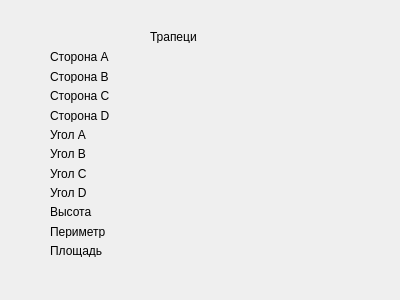
<?xml version="1.0" encoding="UTF-8"?>
<ui version="4.0">
 <class>ShowTrapezoid</class>
 <widget class="QDialog" name="ShowTrapezoid">
  <property name="geometry">
   <rect>
    <x>0</x>
    <y>0</y>
    <width>400</width>
    <height>300</height>
   </rect>
  </property>
  <property name="windowTitle">
   <string>Dialog</string>
  </property>
  <widget class="QLabel" name="label">
   <property name="geometry">
    <rect>
     <x>150</x>
     <y>30</y>
     <width>47</width>
     <height>13</height>
    </rect>
   </property>
   <property name="text">
    <string>Трапеция</string>
   </property>
  </widget>
  <widget class="QWidget" name="layoutWidget">
   <property name="geometry">
    <rect>
     <x>50</x>
     <y>50</y>
     <width>271</width>
     <height>207</height>
    </rect>
   </property>
   <layout class="QHBoxLayout" name="horizontalLayout">
    <item>
     <layout class="QVBoxLayout" name="verticalLayout">
      <item>
       <widget class="QLabel" name="label_2">
        <property name="text">
         <string>Сторона А</string>
        </property>
       </widget>
      </item>
      <item>
       <widget class="QLabel" name="label_3">
        <property name="text">
         <string>Сторона В</string>
        </property>
       </widget>
      </item>
      <item>
       <widget class="QLabel" name="label_4">
        <property name="text">
         <string>Сторона С</string>
        </property>
       </widget>
      </item>
      <item>
       <widget class="QLabel" name="label_5">
        <property name="text">
         <string>Сторона D</string>
        </property>
       </widget>
      </item>
      <item>
       <widget class="QLabel" name="label_12">
        <property name="text">
         <string>Угол A</string>
        </property>
       </widget>
      </item>
      <item>
       <widget class="QLabel" name="label_6">
        <property name="text">
         <string>Угол B</string>
        </property>
       </widget>
      </item>
      <item>
       <widget class="QLabel" name="label_7">
        <property name="text">
         <string>Угол C</string>
        </property>
       </widget>
      </item>
      <item>
       <widget class="QLabel" name="label_10">
        <property name="text">
         <string>Угол D</string>
        </property>
       </widget>
      </item>
      <item>
       <widget class="QLabel" name="label_8">
        <property name="text">
         <string>Высота</string>
        </property>
       </widget>
      </item>
      <item>
       <widget class="QLabel" name="label_9">
        <property name="text">
         <string>Периметр</string>
        </property>
       </widget>
      </item>
      <item>
       <widget class="QLabel" name="label_11">
        <property name="text">
         <string>Площадь</string>
        </property>
       </widget>
      </item>
     </layout>
    </item>
    <item>
     <layout class="QVBoxLayout" name="verticalLayout_2">
      <item>
       <widget class="QLabel" name="side_a">
        <property name="text">
         <string/>
        </property>
       </widget>
      </item>
      <item>
       <widget class="QLabel" name="side_b">
        <property name="text">
         <string/>
        </property>
       </widget>
      </item>
      <item>
       <widget class="QLabel" name="side_c">
        <property name="text">
         <string/>
        </property>
       </widget>
      </item>
      <item>
       <widget class="QLabel" name="side_d">
        <property name="text">
         <string/>
        </property>
       </widget>
      </item>
      <item>
       <widget class="QLabel" name="angle_a">
        <property name="text">
         <string/>
        </property>
       </widget>
      </item>
      <item>
       <widget class="QLabel" name="angle_b">
        <property name="text">
         <string/>
        </property>
       </widget>
      </item>
      <item>
       <widget class="QLabel" name="angle_c">
        <property name="text">
         <string/>
        </property>
       </widget>
      </item>
      <item>
       <widget class="QLabel" name="angle_d">
        <property name="text">
         <string/>
        </property>
       </widget>
      </item>
      <item>
       <widget class="QLabel" name="height">
        <property name="text">
         <string/>
        </property>
       </widget>
      </item>
      <item>
       <widget class="QLabel" name="perimeter">
        <property name="text">
         <string/>
        </property>
       </widget>
      </item>
      <item>
       <widget class="QLabel" name="square">
        <property name="text">
         <string/>
        </property>
       </widget>
      </item>
     </layout>
    </item>
   </layout>
  </widget>
 </widget>
 <resources/>
 <connections/>
</ui>
